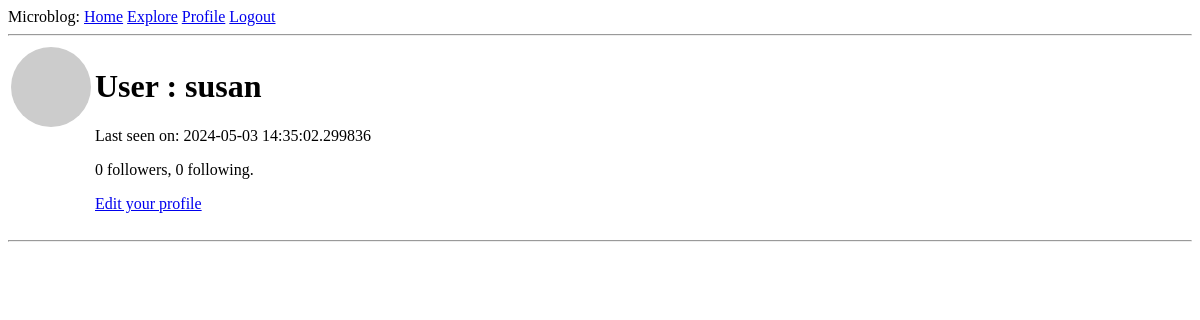
The app's page /user/susan (signed in), older data.
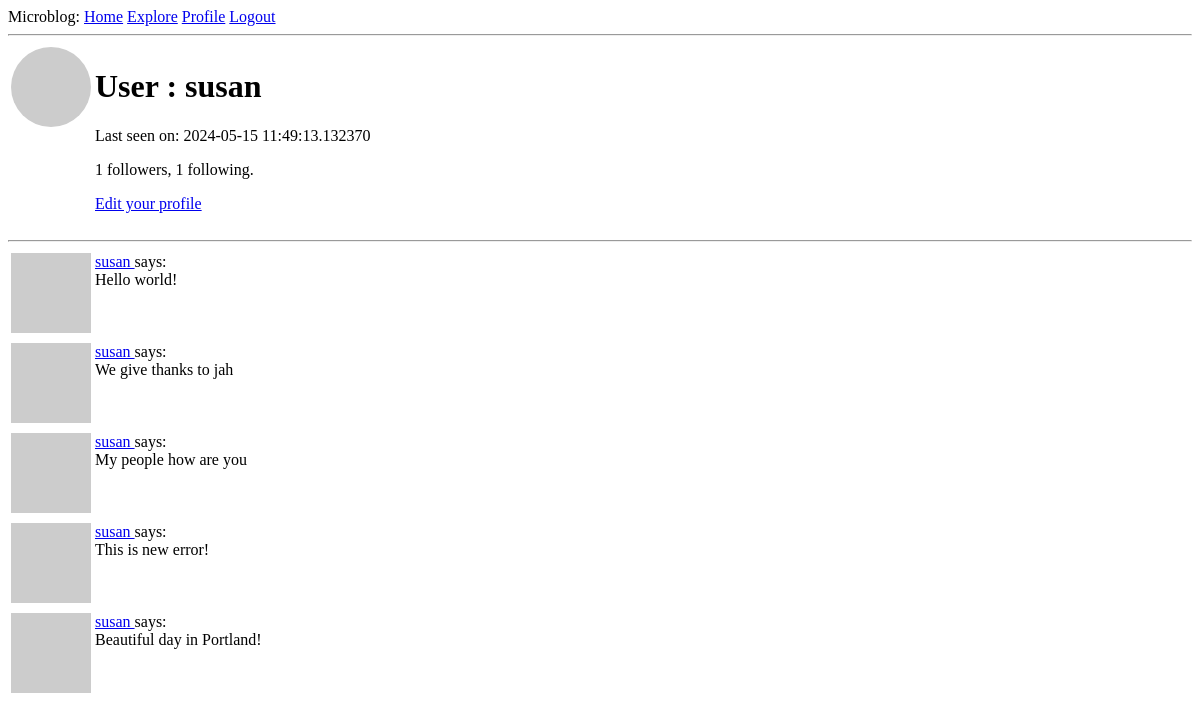
The same page, newer data.
### app/models.py (models this page shows, shortened)
class User(UserMixin, db.Model):
    __tablename__ = "users"
    id = db.Column(db.Integer, primary_key=True)
    username = db.Column(db.String(64), unique=True)
    email = db.Column(db.String(120), unique=True)
    password = db.Column(db.String(256))
    bio = db.Column(db.String(140))
    last_seen = db.Column(db.DateTime, default=lambda: datetime.now(timezone.utc))
    created_at = db.Column(db.DateTime, default=lambda: datetime.now(timezone.utc))
    updated_at = db.Column(db.DateTime, default=lambda: datetime.now(timezone.utc))
    posts = db.relationship('Post', back_populates='user')
    following = db.relationship(
        'User',
        secondary=followers,
        primaryjoin=(followers.c.follower_id == id),
        secondaryjoin=(followers.c.followed_id == id),
        back_populates='followers')
    followers = db.relationship(
        'User',
        secondary=followers,
        primaryjoin=(followers.c.followed_id == id),
        secondaryjoin=(followers.c.follower_id == id),
        back_populates='following')
    def followers_count(self):
        return len(self.followers)
    def following_count(self):
        return len(self.following)
    def avatar(self, size):
        digest = md5(self.email.lower().encode('utf-8')).hexdigest()
        return f'https://www.gravatar.com/avatar/{digest}?d=identicon&s={size}'

class Post(db.Model):
    __tablename__ = "posts"
    id = db.Column(db.Integer, primary_key=True)
    body = db.Column(db.String(140))
    user_id = db.Column(db.Integer, db.ForeignKey('users.id'))
    created_at = db.Column(db.DateTime, default=lambda: datetime.now(timezone.utc))
    updated_at = db.Column(db.DateTime, default=lambda: datetime.now(timezone.utc))
    user = db.relationship('User', back_populates='posts')

### app/routes.py (the view)
@app.route('/user/<username>')
@login_required
def user(username):
    user =  User.query.filter_by(username=username).first()
    page = request.args.get('page', 1, type=int)
    query = Post.query.filter_by(user_id=user.id).order_by(Post.created_at.desc())
    posts = db.paginate(query, page=page, per_page=app.config['POSTS_PER_PAGE'], error_out=False)
    next_url = url_for('user', username=user.username, page=posts.next_num) if posts.has_next else None
    prev_url = url_for('user', username=user.username, page=posts.prev_num) if posts.has_prev else None
    form = EmptyForm()
    return render_template('user.html', user=user, posts=posts, next_url=next_url, prev_url=prev_url, form=form)

### app/models.py (called while the page is built)
@login.user_loader
def load_user(id):
    return User.query.get(int(id))

### app/routes.py (called while the page is built)
@app.before_request
def before_request():
    if current_user.is_authenticated:
        current_user.last_seen = datetime.now(timezone.utc)
        db.session.commit()

### app/templates/user.html (shortened to what this page needs)
{% extends "base.html" %}
{% block content %}
    <table>
        <tr valign="top">
            <td><img src = "{{user.avatar(128)}}" style="border-radius: 50px;"></td>
            <td>
                <h1>User : {{ user.username}}</h1>
                {% if user.last_seen %}<p>Last seen on: {{ user.last_seen }}</p>{% endif %}
                <p>{{ user.followers_count() }} followers, {{ user.following_count() }} following.</p>
                {% if user == current_user%}
                <p><a href="{{ url_for('edit_profile')}}">Edit your profile</a></p>
                {% endif %}
            </td>
        </tr>
    </table>
    <hr>
    {% for post in posts %}
        {% include '_post.html' %}
    {% endfor %}
{% endblock %}

### app/templates/_post.html
<table>
    <tr valign="top">
        <td><img src="{{ post.user.avatar(36) }}"></td>
        <td>
            <a href="{{ url_for('user', username=post.user.username) }}">
            {{ post.user.username }}
            </a>
            says:<br>{{ post.body }}</td>
    </tr>
</table>

Row changes from the older to the newer data that the page shows:
changed User "susan": last_seen "2024-05-03 14:35:02.299836" → "2024-05-15 11:49:13.132370"
added Post: user.username "susan", body "Hello world!"
added Post: user.username "susan", body "We give thanks to jah"
added Post: user.username "susan", body "My people how are you"
added Post: user.username "susan", body "This is new error!"
added Post: user.username "susan", body "Beautiful day in Portland!"
Text that changed along with them:
{{ user.followers_count() }}: "0" → "1"
{{ user.following_count() }}: "0" → "1"
